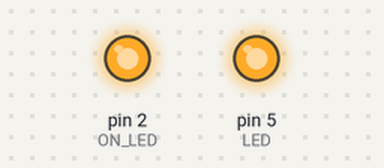
A sketch run on a simulated Arduino Uno, built with avr-gcc and run on an emulated ATmega328P. Parts: output pins drawn as LEDs (lit = HIGH).

Above: at 0.5 s.
At 5.0 s:
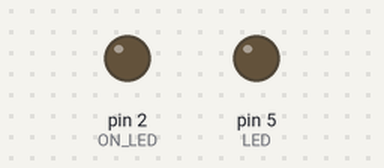
Timing chart, 0 to 6.9 s (numbered marks = the images above):
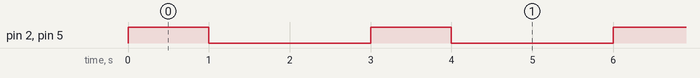

Measured:
- by itself, pin 2 (ON_LED), pin 5 (LED): alternates HIGH for 1.0 s and LOW for 2.0 s

The sketch:

sketch_apr03a.ino
```cpp
int LED = 5;
int ON_LED = 2;
void setup() {
  pinMode(LED, OUTPUT);     // Initialize the LED_BUILTIN pin as an output
  pinMode(ON_LED, OUTPUT);
}

void loop() {
  digitalWrite(LED, HIGH);
  digitalWrite(ON_LED, HIGH); // Turn the LED off by making the voltage HIGH (it's active low)
  delay(1000);                      // Wait for a second
  digitalWrite(LED, LOW);  // Turn the LED off by making the voltage LOW
  digitalWrite(ON_LED, LOW);// Turn the LED on by making the voltage LOW (it's active low)
  delay(2000);                      // Wait for two seconds
}
```
